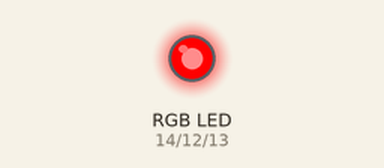
This sketch was run on a simulated Arduino Uno, built with avr-gcc and run on an emulated ATmega328P. On the bench: an RGB LED mixed from three pins (HIGH = lit).

Above: at 0.5 s.
At 1.5 s:
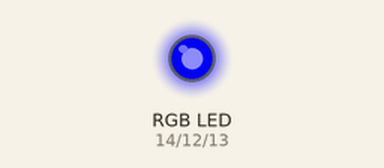
At 5.5 s:
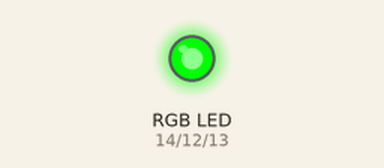
Timing chart, 0 to 6.9 s (numbered marks = the images above):
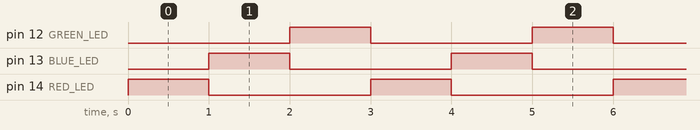

Measured:
- by itself, pin 12 (GREEN_LED), pin 13 (BLUE_LED), pin 14 (RED_LED): alternates HIGH for 1.0 s and LOW for 2.0 s
- by itself, everything shown: repeats every 3.0 s, in 3 steps

The sketch:

RGB_Change_colour.ino
```cpp
#define RED_LED 14    // GPIO14 (D5)
#define GREEN_LED 12  // GPIO12 (D6)
#define BLUE_LED 13   // GPIO13 (D7)

void setup() {
    pinMode(RED_LED, OUTPUT);
    pinMode(GREEN_LED, OUTPUT);
    pinMode(BLUE_LED, OUTPUT);
}

void loop() {
    // Turn on RED, turn off others
    digitalWrite(RED_LED, HIGH);
    digitalWrite(GREEN_LED, LOW);
    digitalWrite(BLUE_LED, LOW);
    delay(1000);  // Wait 1 second

    // Turn on BLUE, turn off others
    digitalWrite(RED_LED, LOW);
    digitalWrite(GREEN_LED, LOW);
    digitalWrite(BLUE_LED, HIGH);
    delay(1000);  // Wait 1 second

    // Turn on GREEN, turn off others
    digitalWrite(RED_LED, LOW);
    digitalWrite(GREEN_LED, HIGH);
    digitalWrite(BLUE_LED, LOW);
    delay(1000);  // Wait 1 second
}
```
